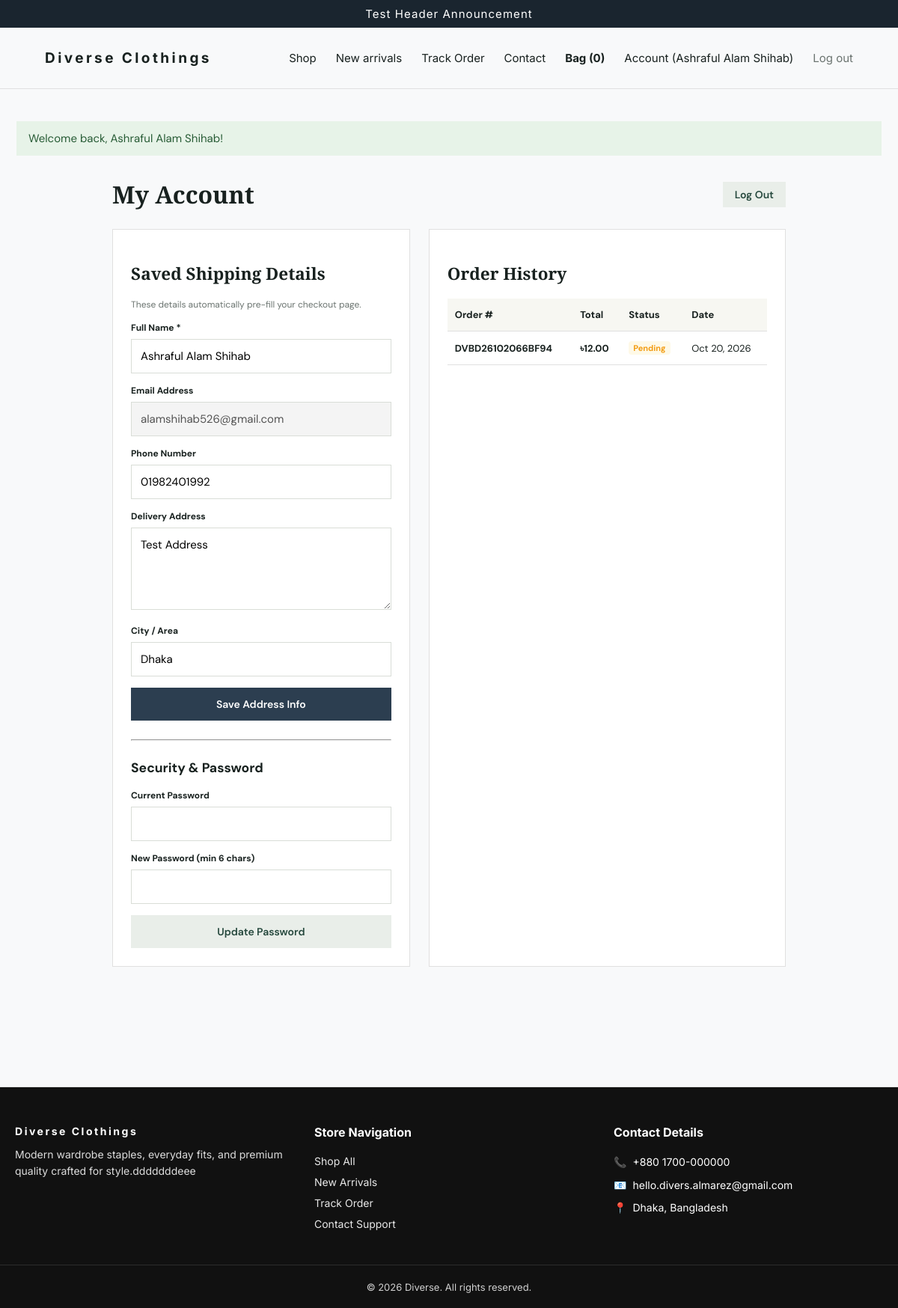
The app's page /account.php (signed in) with its own data.
### tables this page shows
CREATE TABLE `users` (
  `id` int(10) UNSIGNED NOT NULL,
  `name` varchar(100) NOT NULL,
  `email` varchar(150) NOT NULL,
  `password_hash` varchar(255) NOT NULL,
  `phone` varchar(30) DEFAULT NULL,
  `address` text DEFAULT NULL,
  `city` varchar(100) DEFAULT NULL,
  `status` enum('active','blocked') NOT NULL DEFAULT 'active',
  `reset_token` varchar(64) DEFAULT NULL,
  `reset_token_expires` datetime DEFAULT NULL,
  `created_at` timestamp NOT NULL DEFAULT current_timestamp(),
  `updated_at` timestamp NOT NULL DEFAULT current_timestamp() ON UPDATE current_timestamp()
);

CREATE TABLE `orders` (
  `id` bigint(20) UNSIGNED NOT NULL,
  `user_id` int(10) UNSIGNED DEFAULT NULL,
  `order_number` varchar(40) NOT NULL,
  `customer_name` varchar(160) NOT NULL,
  `customer_email` varchar(190) NOT NULL,
  `customer_phone` varchar(50) NOT NULL,
  `address` text NOT NULL,
  `city` varchar(120) NOT NULL,
  `notes` text DEFAULT NULL,
  `payment_method` enum('COD') NOT NULL DEFAULT 'COD',
  `status` enum('pending','confirmed','processing','shipped','delivered','cancelled','returned') NOT NULL DEFAULT 'pending',
  `subtotal` decimal(10,2) NOT NULL,
  `discount_amount` decimal(10,2) NOT NULL DEFAULT 0.00,
  `shipping_amount` decimal(10,2) NOT NULL DEFAULT 0.00,
  `total` decimal(10,2) NOT NULL,
  `coupon_code` varchar(60) DEFAULT NULL,
  `created_at` timestamp NOT NULL DEFAULT current_timestamp(),
  `updated_at` timestamp NOT NULL DEFAULT current_timestamp() ON UPDATE current_timestamp()
);

CREATE TABLE `site_settings` (
  `setting_key` varchar(100) NOT NULL,
  `setting_value` text DEFAULT NULL,
  `updated_at` timestamp NOT NULL DEFAULT current_timestamp() ON UPDATE current_timestamp()
);

### app/bootstrap.php (called while the page is built, shortened)
<?php
if (!function_exists('envv')) {
    function envv(string $key, string $default = ''): string
    {
        return (string)($_ENV[$key] ?? getenv($key) ?: $default);
    }
}
if (!function_exists('db')) {
    function db(): PDO
    {
        static $pdo = null;
        if ($pdo instanceof PDO) return $pdo;
        $dsn = 'mysql:host=' . envv('DB_HOST', '127.0.0.1') . ';port=' . envv('DB_PORT', '3306') . ';dbname=' . envv('DB_NAME', 'diverse') . ';charset=utf8mb4';
        $pdo = new PDO($dsn, envv('DB_USER', 'root'), envv('DB_PASS', ''), [PDO::ATTR_ERRMODE => PDO::ERRMODE_EXCEPTION, PDO::ATTR_DEFAULT_FETCH_MODE => PDO::FETCH_ASSOC, PDO::ATTR_EMULATE_PREPARES => false]);
        return $pdo;
    }
}
if (!function_exists('e')) {
    function e(?string $v): string
    {
        return htmlspecialchars((string)$v, ENT_QUOTES | ENT_SUBSTITUTE, 'UTF-8');
    }
}
if (!function_exists('site_setting')) {
    function site_setting(string $key, string $default = ''): string
    {
        static $cache = [];
        if (array_key_exists($key, $cache)) {
            return $cache[$key];
        }
        try {
            $st = db()->prepare('SELECT setting_value FROM site_settings WHERE setting_key = ?');
            $st->execute([$key]);
            $val = $st->fetchColumn();
            if ($val !== false && $val !== null) {
                $cache[$key] = (string)$val;
                return $cache[$key];
            }
            return $default;
        } catch (Throwable $e) {
            return $default;
        }
    }
}
if (!function_exists('store_name')) {
    function store_name(): string
    {
        return site_setting('site_name', envv('APP_NAME', 'Diverse'));
    }
}
if (!function_exists('brand_html')) {
    function brand_html(): string
    {
        $name = e(store_name());
        $logo = trim(site_setting('logo_url', ''));
        return $name;
    }
}
if (!function_exists('money')) {
    function money(float|int|string $amount): string
    {
        $symbol = site_setting('currency_symbol', envv('CURRENCY', '৳'));
        return e($symbol) . number_format((float)$amount, 2);
    }
}
if (!function_exists('url')) {
    function url(string $path = ''): string
    {
        return rtrim(envv('APP_URL', 'http://localhost/diverse'), '/') . '/' . ltrim($path, '/');
    }
}
if (!function_exists('flash')) {
    function flash(string $key, ?string $value = null): ?string
    {
        $v = $_SESSION['_flash'][$key] ?? null;
        return $v;
    }
}
if (!function_exists('cart_count')) {
    function cart_count(): int
    {
        $n = 0;
        return $n;
    }
}
if (!function_exists('current_user')) {
    function current_user(): ?array
    {
        static $user = null;
        if ($user !== null) return $user;
        try {
            $st = db()->prepare('SELECT * FROM users WHERE id = ? AND status = "active"');
            $st->execute([$_SESSION['user_id']]);
            $user = $st->fetch() ?: null;
            return $user;
        } catch (Throwable $e) {
            return null;
        }
    }
}
if (!function_exists('user_required')) {
    function user_required(): array
    {
        $u = current_user();
        return $u;
    }
}

### account.php (the view, shortened to what this page needs)
<?php
require_once __DIR__ . '/app/bootstrap.php';
$u = user_required();
$ordersStmt = db()->prepare('SELECT * FROM orders WHERE user_id=? OR customer_email=? ORDER BY id DESC');
$ordersStmt->execute([$u['id'], $u['email']]);
$userOrders = $ordersStmt->fetchAll();
require_once __DIR__ . '/app/header.php';
?>
<div style="max-width: 900px; margin: 30px auto;">
    <div style="display:flex; justify-content:space-between; align-items:center; margin-bottom:25px;">
        <h1 style="margin:0;">My Account</h1>
        <a href="<?= e(url('user_logout.php')) ?>" class="button secondary" style="padding:8px 16px;">Log Out</a>
    </div>
    <div style="display: grid; grid-template-columns: 1fr 1.2fr; gap: 25px;">
        <div class="panel">
            <h2>Saved Shipping Details</h2>
            <p class="muted small" style="margin-bottom:15px;">These details automatically pre-fill your checkout page.</p>
            <form method="post">
                <div class="field"><label>Full Name *</label><input name="name" required value="<?= e($u['name']) ?>"></div>
                <div class="field"><label>Email Address</label><input value="<?= e($u['email']) ?>" disabled style="background:#f4f4f4;"></div>
                <div class="field"><label>Phone Number</label><input name="phone" value="<?= e($u['phone'] ?? '') ?>"></div>
                <div class="field"><label>Delivery Address</label><textarea name="address"><?= e($u['address'] ?? '') ?></textarea></div>
                <div class="field"><label>City / Area</label><input name="city" value="<?= e($u['city'] ?? '') ?>"></div>
                <button class="button" style="width:100%;">Save Address Info</button>
            </form>
            <hr style="margin:25px 0;">
            <h3>Security & Password</h3>
            <form method="post">
                <div class="field"><label>Current Password</label><input type="password" name="current_password" required></div>
                <div class="field"><label>New Password (min 6 chars)</label><input type="password" name="new_password" required></div>
                <button class="button secondary" style="width:100%;">Update Password</button>
            </form>
        </div>
        <div class="panel">
            <h2>Order History</h2>
            <?php if (!$userOrders): ?>
                <p class="muted">You haven't placed any orders yet.</p>
                <a href="<?= e(url('index.php')) ?>" class="button secondary">Start Shopping</a>
            <?php else: ?>
                <div class="table-wrap">
                    <table>
                        <thead>
                            <tr>
                                <th>Order #</th>
                                <th>Total</th>
                                <th>Status</th>
                                <th>Date</th>
                            </tr>
                        </thead>
                        <tbody>
                            <?php foreach ($userOrders as $o): ?>
                                <tr>
                                    <td><b><?= e($o['order_number']) ?></b></td>
                                    <td><b><?= money($o['total']) ?></b></td>
                                    <td>
                                        <span class="status" style="padding:2px 6px; font-size:11px; font-weight:bold; border-radius:4px; background:<?= in_array($o['status'], ['delivered', 'confirmed']) ? '#e8f8f5;color:#27ae60;' : ($o['status'] === 'cancelled' ? '#fde8e8;color:#e74c3c;' : '#fef9e7;color:#f39c12;') ?>">
                                            <?= ucfirst(e($o['status'])) ?>
                                        </span>
                                    </td>
                                    <td><?= date('M d, Y', strtotime($o['created_at'])) ?></td>
                                </tr>
                            <?php endforeach; ?>
                        </tbody>
                    </table>
                </div>
            <?php endif; ?>
        </div>
    </div>
</div>
<?php require_once __DIR__ . '/app/footer.php'; ?>

### app/header.php (shortened to what this page needs)
<?php
require_once __DIR__ . '/bootstrap.php';
$storeName = store_name();
$announcement = site_setting('announcement', 'New season, new essentials — free delivery offers may apply');
$themePrimary     = site_setting('theme_primary_color', '#2c3e50');
$themeHeaderBg    = site_setting('theme_header_bg', '#1a252f');
$themeAnnounceText = site_setting('theme_announcement_text', '#ffffff');
$themeBodyBg      = site_setting('theme_body_bg', '#f8f9fa');
$themeCardBg      = site_setting('theme_card_bg', '#ffffff');
$themeBorder      = site_setting('theme_border_color', '#e0e0e0');
$themeFooterBg    = site_setting('theme_footer_bg', '#111111');
$themeFooterText  = site_setting('theme_footer_text', '#ffffff');
$navFont     = site_setting('font_nav_family', 'Inter, sans-serif');
$navSize     = site_setting('font_nav_size', '15');
$heroFont    = site_setting('font_hero_family', 'Playfair Display, serif');
$heroSize    = site_setting('font_hero_size', '32');
$badgeFont   = site_setting('font_badge_family', 'Inter, sans-serif');
$badgeSize   = site_setting('font_badge_size', '14');
$catalogFont = site_setting('font_catalog_family', 'Inter, sans-serif');
$catalogSize = site_setting('font_catalog_size', '15');
$socialFont  = site_setting('font_social_family', 'Playfair Display, serif');
$socialSize  = site_setting('font_social_size', '28');
$footerFont  = site_setting('font_footer_family', 'Inter, sans-serif');
$footerSize  = site_setting('font_footer_size', '14');
$cssUrl = preg_replace('/^https?:/', '', url('assets/style.css'));
?>
<!doctype html>
<html lang="en">
<head>
    <link rel="stylesheet" href="<?= e($cssUrl) ?>?v=<?= time() ?>">
</head>
<body>
    <div class="announcement"><?= e($announcement) ?></div>
    <header class="site-header">
        <a class="brand" href="<?= e(url('index.php')) ?>"><?= brand_html() ?></a>
        <nav>
            <a href="<?= e(url('index.php')) ?>">Shop</a>
            <a href="<?= e(url('index.php?category=new-arrivals')) ?>">New arrivals</a>
            <a href="<?= e(url('track-order.php')) ?>">Track Order</a>
            <a href="<?= e(url('contact.php')) ?>">Contact</a>
            <a class="cart-link" href="<?= e(url('cart.php')) ?>">Bag (<?= cart_count() ?>)</a>
            <?php if ($u = current_user()): ?>
                <a href="<?= e(url('account.php')) ?>">Account (<?= e($u['name']) ?>)</a>
                <a href="<?= e(url('user_logout.php')) ?>" class="muted">Log out</a>
            <?php else: ?>
                <a href="<?= e(url('user_login.php')) ?>">Log in</a>
            <?php endif; ?>
        </nav>
    </header>
    <main class="container">
        <?php if ($m = flash('success')): ?><div class="notice success"><?= e($m) ?></div><?php endif; ?>

### records on screen
users: name "Ashraful Alam Shihab", email "alamshihab526@gmail.com", phone "01982401992", address "Test Address", city "Dhaka"
orders: order_number "DVBD26102066BF94", total.setting_value "৳12.00", status "Pending", created_at "Oct 20, 2026"

### other values on screen
$announcement "Test Header Announcement"
brand_html() "Diverse Clothings"
cart_count() "0"
$m "Welcome back, Ashraful Alam Shihab!"
$footerAbout "Modern wardrobe staples, everyday fits, and premium quality crafted for style.dddddddeee"
$footerPhone "+880 1700-000000"
$footerEmail "hello.divers.almarez@gmail.com"
$footerAddress "Dhaka, Bangladesh"
$footerCopyright "© 2026 Diverse. All rights reserved."
